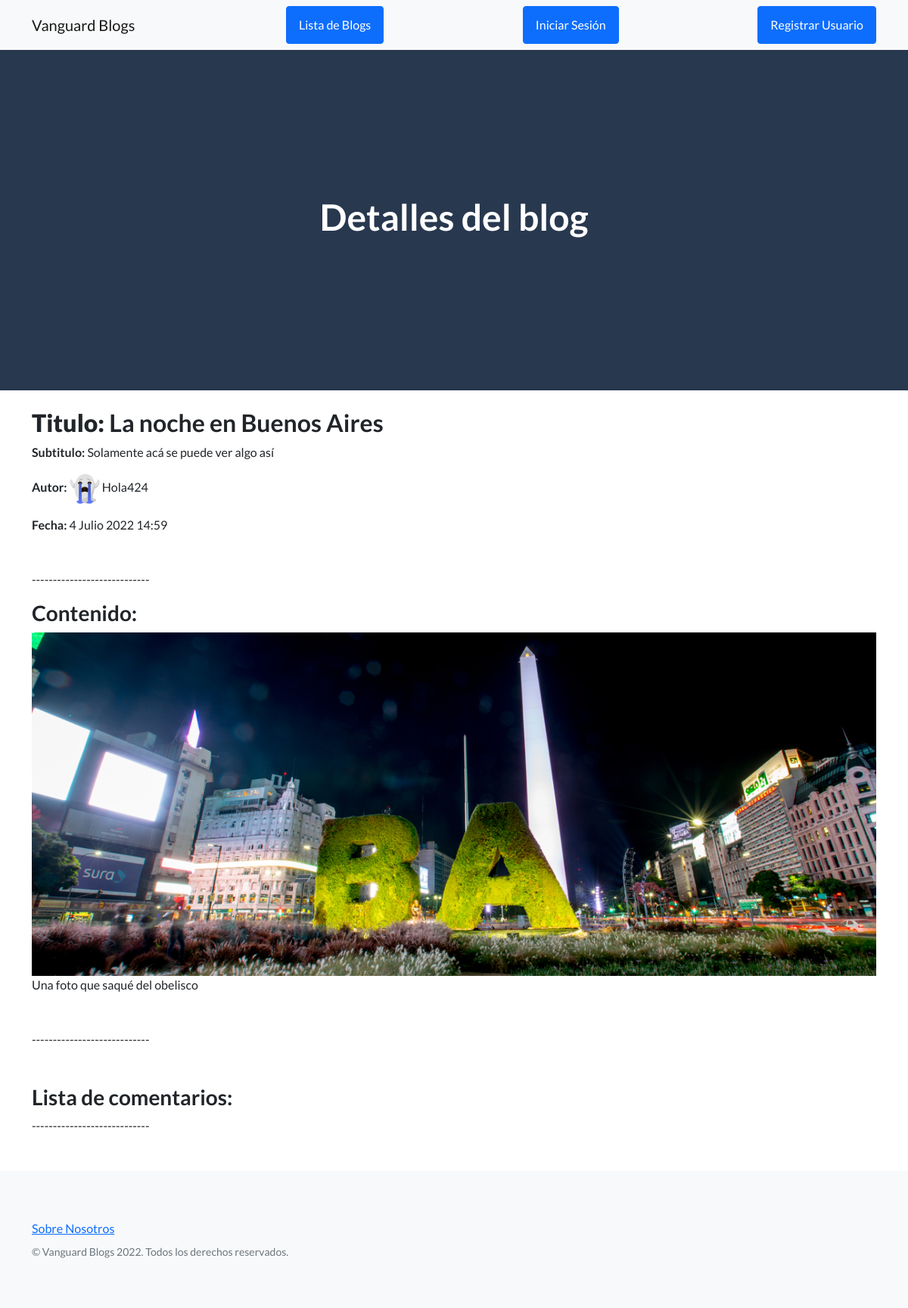
The app's page /ver_blogs/2 with its own data.
### app_blogs/models.py (models this page shows, shortened)
class Blog(models.Model):
    titulo = models.CharField(max_length=100)
    subtitulo = models.CharField(max_length=100)
    cuerpo = models.CharField(max_length=2000)
    fecha = models.DateTimeField(auto_now_add=True)
    imagen = models.ImageField(upload_to = 'blogs', null = True, blank = True)
    user = models.ForeignKey(User, on_delete=models.CASCADE)

### app_blogs/views.py (the view)
# urls.py: path('ver_blogs/<id_blog>', views.ver_blog, name="Ver Blog ID"),
def ver_blog(request, id_blog):
    try:
        blog = Blog.objects.get(id =id_blog)
    except:
        return render(request, "app_blogs/blog_no_existe.html")
    else:
        if request.method == "POST":
            formulario_comentario = Comentario_formulario(request.POST)
            if formulario_comentario.is_valid():
                comentario = Comentario(user= request.user, id_blog= id_blog, cuerpo= formulario_comentario.cleaned_data['cuerpo'])
                comentario.save()
                usuarios = User.objects.all()
                autor_id = blog.user_id
                avatares = Avatar.objects
                existe = False
                for avatar in avatares.all():
                    if autor_id == avatar.user_id:
                        existe = True
                if existe:
                    avatar_usuario = avatares.filter(user_id=autor_id)[0].imagen.url
                else:
                    avatar_usuario = "/media/default_avatar.jpg"
                formulario_comentario = Comentario_formulario()
                comentarios = Comentario.objects.filter(id_blog__exact = id_blog)
                return render(request, "app_blogs/ver_blog_detalle.html", {"blog":blog, "usuarios":usuarios, "avatar_usuario":avatar_usuario, "formulario_comentario":formulario_comentario, "comentarios":comentarios})
            else:
                mensaje = "Error en el comentario"
                usuarios = User.objects.all()
                autor_id = blog.user_id
                avatares = Avatar.objects
                existe = False
                for avatar in avatares.all():
                    if autor_id == avatar.user_id:
                        existe = True
                if existe:
                    avatar_usuario = avatares.filter(user_id=autor_id)[0].imagen.url
                else:
                    avatar_usuario = "/media/default_avatar.jpg"
                formulario_comentario = Comentario_formulario()
                comentarios = Comentario.objects.filter(id_blog__exact = id_blog)
                return render(request, "app_blogs/ver_blog_detalle.html", {"blog":blog, "usuarios":usuarios, "avatar_usuario":avatar_usuario, "formulario_comentario":formulario_comentario, "mensaje":mensaje, "comentarios":comentarios})
        else:
            usuarios = User.objects.all()
            autor_id = blog.user_id
            avatares = Avatar.objects
            existe = False
            for avatar in avatares.all():
                if autor_id == avatar.user_id:
                    existe = True
            if existe:
                avatar_usuario = avatares.filter(user_id=autor_id)[0].imagen.url
            else:
                avatar_usuario = "/media/default_avatar.jpg"
            formulario_comentario = Comentario_formulario()
            comentarios = Comentario.objects.filter(id_blog__exact = id_blog)
            return render(request, "app_blogs/ver_blog_detalle.html", {"blog":blog, "usuarios":usuarios, "avatar_usuario":avatar_usuario, "formulario_comentario":formulario_comentario, "comentarios":comentarios})

### app_blogs/templates/app_blogs/ver_blog_detalle.html (shortened to what this page needs)
{% extends "app_blogs/padre.html" %}
{% load static %}
{% block contenido_pagina %}
<header class="masthead">
    <div class="container position-relative">
        <div class="row justify-content-center">
            <div class="text-center text-white background-black">
                <h1>Detalles del blog </h1>
            </div>
        </div>
    </div>
</header>
<div class="container position-relative">
    <div class="row justify-content-center">
               <h2><strong>Titulo:</strong> {{blog.titulo}}</h2>
               <p><strong>Subtitulo:</strong> {{blog.subtitulo}}</p>
               {% for usuario in usuarios %}
                    {% if usuario.id == blog.user_id %}
                    <p><strong>Autor:</strong> <img height="40px" src="{{avatar_usuario}}"> {{usuario.username}}</p>
                    {% endif %}
                {% endfor %}
                <p><strong>Fecha:</strong> {{blog.fecha}}</p>
                <p>----------------------------</p>
                <h3>Contenido:</h3>
                <img max-width="200" src="{{blog.imagen.url}}">
                <p>{{blog.cuerpo}}</p>
               <p>----------------------------</p>
               <h3>Lista de comentarios:</h3>
               <p>----------------------------</p>
        </div>
    </div>
{% endblock %}

### records on screen
Blog: titulo "La noche en Buenos Aires", subtitulo "Solamente acá se puede ver algo así", fecha "4 Julio 2022 14:59", imagen (picture), cuerpo "Una foto que saqué del obelisco"

### other values on screen
{{ usuario.username }} "Hola424"
